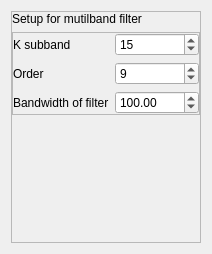
              <widget class="QWidget" name="page_setup_2">
               <layout class="QVBoxLayout" name="verticalLayout_6">
                <item>
                 <widget class="QFrame" name="frame_17">
                  <property name="frameShape">
                   <enum>QFrame::StyledPanel</enum>
                  </property>
                  <property name="frameShadow">
                   <enum>QFrame::Raised</enum>
                  </property>
                  <layout class="QVBoxLayout" name="verticalLayout_11">
                   <property name="leftMargin">
                    <number>0</number>
                   </property>
                   <property name="topMargin">
                    <number>0</number>
                   </property>
                   <property name="rightMargin">
                    <number>0</number>
                   </property>
                   <property name="bottomMargin">
                    <number>0</number>
                   </property>
                   <item>
                    <widget class="QLabel" name="label_16">
                     <property name="text">
                      <string>Setup for mutilband filter</string>
                     </property>
                    </widget>
                   </item>
                   <item>
                    <widget class="QFrame" name="frame_18">
                     <property name="frameShape">
                      <enum>QFrame::StyledPanel</enum>
                     </property>
                     <property name="frameShadow">
                      <enum>QFrame::Raised</enum>
                     </property>
                     <layout class="QGridLayout" name="gridLayout_2" columnstretch="1,0">
                      <property name="leftMargin">
                       <number>0</number>
                      </property>
                      <property name="topMargin">
                       <number>0</number>
                      </property>
                      <property name="rightMargin">
                       <number>0</number>
                      </property>
                      <property name="bottomMargin">
                       <number>0</number>
                      </property>
                      <item row="2" column="0">
                       <widget class="QLabel" name="label_60">
                        <property name="text">
                         <string>Bandwidth of filter</string>
                        </property>
                       </widget>
                      </item>
                      <item row="0" column="0">
                       <widget class="QLabel" name="label_42">
                        <property name="text">
                         <string>K subband </string>
                        </property>
                       </widget>
                      </item>
                      <item row="1" column="0">
                       <widget class="QLabel" name="label_52">
                        <property name="text">
                         <string>Order</string>
                        </property>
                       </widget>
                      </item>
                      <item row="0" column="1">
                       <widget class="QSpinBox" name="spinBox_K_subband">
                        <property name="maximum">
                         <number>10000000</number>
                        </property>
                        <property name="value">
                         <number>15</number>
                        </property>
                       </widget>
                      </item>
                      <item row="1" column="1">
                       <widget class="QSpinBox" name="spinBox_order">
                        <property name="minimum">
                         <number>1</number>
                        </property>
                        <property name="maximum">
                         <number>10000000</number>
                        </property>
                        <property name="value">
                         <number>9</number>
                        </property>
                       </widget>
                      </item>
                      <item row="2" column="1">
                       <widget class="QDoubleSpinBox" name="doubleSpinBox_bwidth">
                        <property name="maximum">
                         <double>10000000.000000000000000</double>
                        </property>
                        <property name="value">
                         <double>100.000000000000000</double>
                        </property>
                       </widget>
                      </item>
                     </layout>
                    </widget>
                   </item>
                   <item>
                    <spacer name="verticalSpacer_4">
                     <property name="orientation">
                      <enum>Qt::Vertical</enum>
                     </property>
                     <property name="sizeHint" stdset="0">
                      <size>
                       <width>20</width>
                       <height>127</height>
                      </size>
                     </property>
                    </spacer>
                   </item>
                  </layout>
                 </widget>
                </item>
               </layout>
              </widget>
